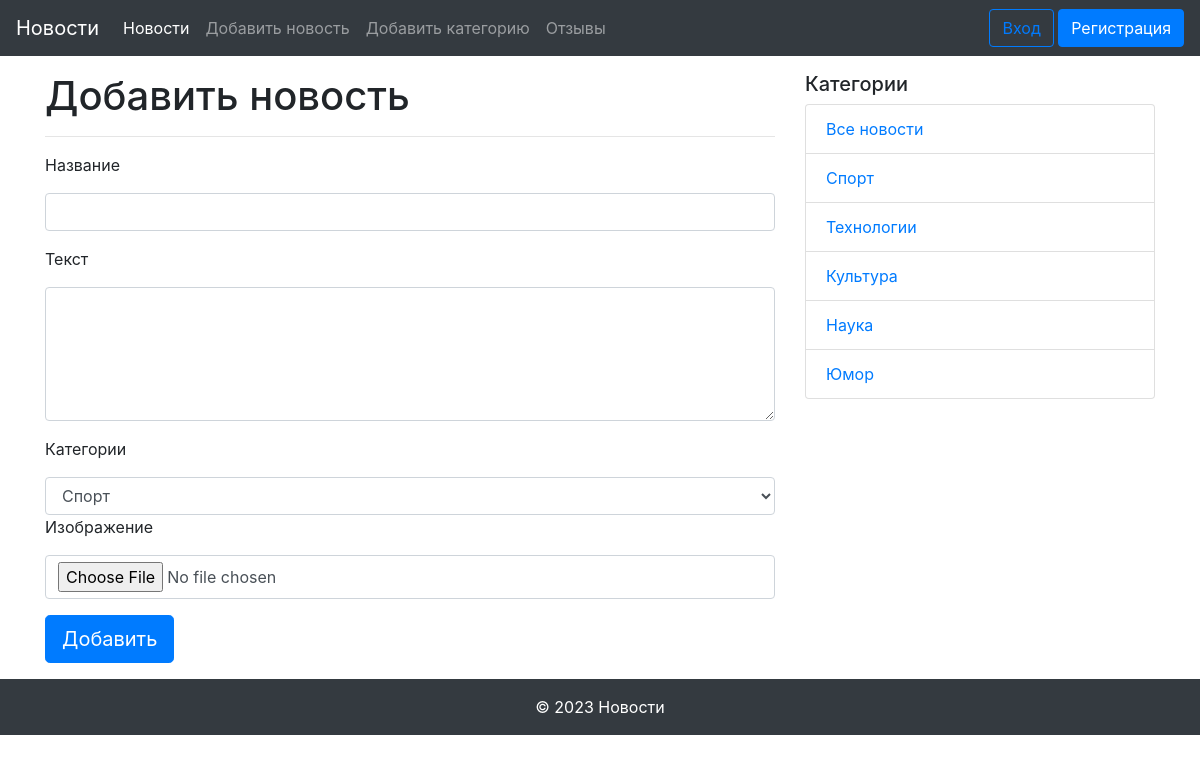
The app's page /add_news/ with its own data.
### models.py (models this page shows, shortened)
class Category(db.Model):
    id = db.Column(db.Integer, primary_key=True)
    title = db.Column(db.String(255), nullable=False)
    news = db.relationship('News', back_populates='category')

### views.py (the view, shortened to what this page needs)
@app.route('/add_news/', methods=['GET', 'POST'])
def add_news():
    form = NewsForm()
    categories = Category.query.all()
    return render_template('add_news.html', form=form, categories=categories)

### forms.py
class NewsForm(FlaskForm):
    title = StringField(
        'Название',
        validators=[DataRequired(message="Поле не должно быть пустым"),
                    Length(max=255, message='Введите заголовок до 255 символов')]
    )
    text = TextAreaField(
        'Текст',
        validators=[DataRequired(message="Поле не должно быть пустым")]
    )
    image = FileField('Изображение',
                      validators=[FileAllowed(['jpg', 'jpeg', 'png'], message="Неверный формат файла")])
    category = SelectField('Категории', choices=get_categories(), validators=[Optional()])
    submit = SubmitField('Добавить')

### templates/add_news.html (shortened to what this page needs)
{% extends "base.html" %}
{% block content %}
<h1>Добавить новость</h1>
<hr>
<form method="POST" action="" novalidate enctype="multipart/form-data">
    <div class="form-group">
        <label>
            {{ form.title.label }}
        </label>
        {{ form.title(class="form-control") }}
    </div>
    <div class="form-group">
        <label>
            {{ form.text.label }}
        </label>
        {{ form.text(class="form-control", rows="5") }}
    </div>
    <div class="form-group">
        <label>
            {{ form.category.label }}
        </label>
        {{ form.category(class="form-control") }}
        <div class="form-group mb-3">
            <label>
                {{ form.image.label }}
            </label>
            {{ form.image(class="form-control") }}
        </div>
    </div>
    {{ form.submit(class="btn btn-primary btn-lg") }}
</form>
{% endblock content %}

### templates/side_navigation.html
<div class="col-md-4">
    <h5>Категории</h5>
    <ul class="list-group">
        <li class="list-group-item"><a href="{{ url_for('index') }}">Все новости</a></li>
        {% for category in categories %}
        <li class="list-group-item"><a href="{{ url_for('news_in_category', id=category.id) }}">{{ category.title }}</a></li>
        {% endfor %}
    </ul>
</div>

### records on screen
Category: title "Спорт"
Category: title "Технологии"
Category: title "Культура"
Category: title "Наука"
Category: title "Юмор"
